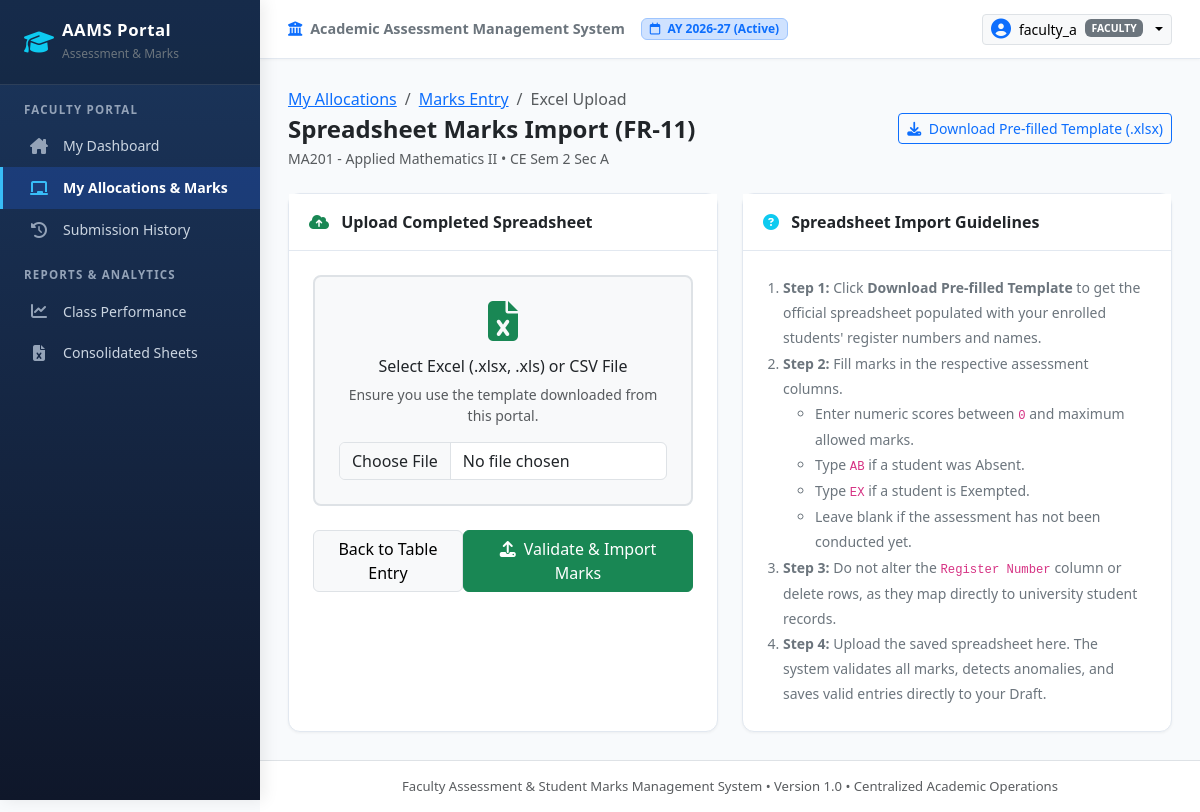
Before: /faculty/allocations/1/upload (signed in) with the older database file.
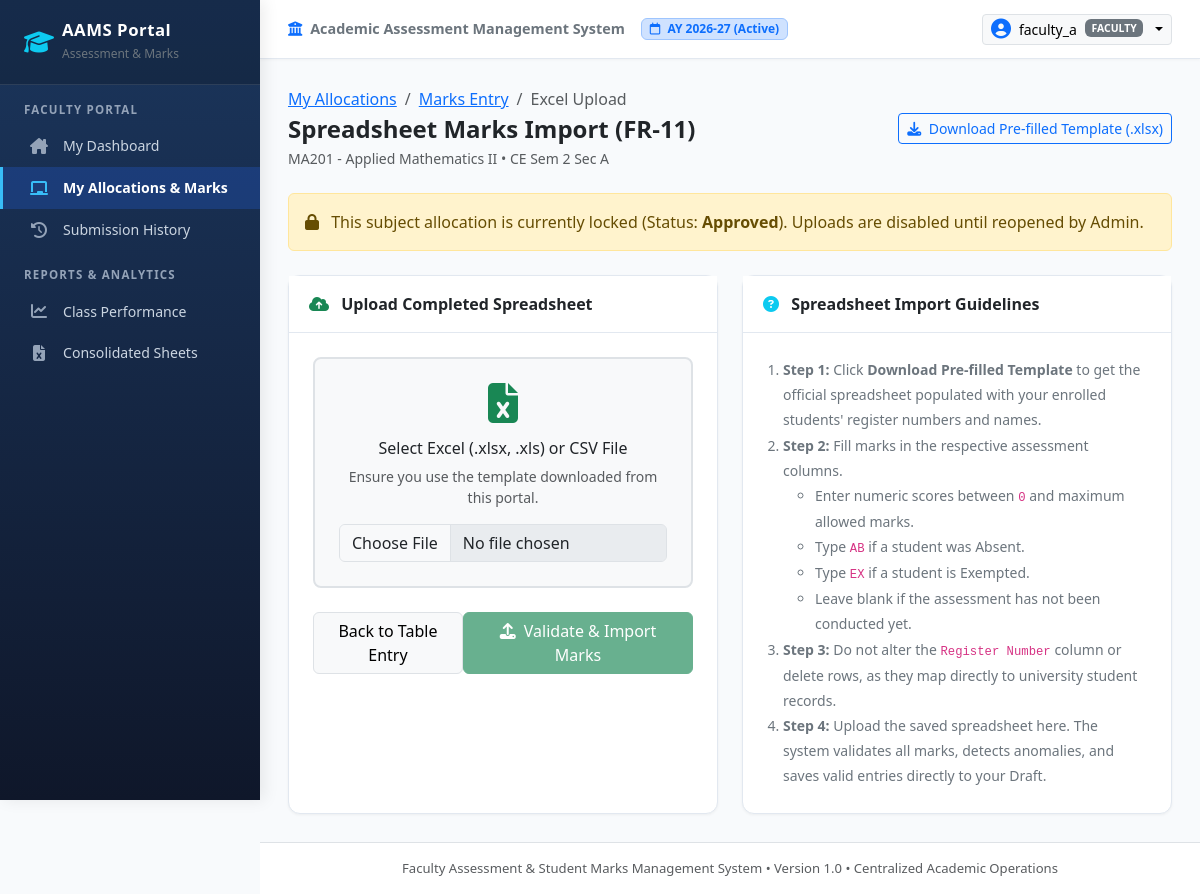
After: the same page with the newer database file.
### app/models/assessment.py (models this page shows, shortened)
class Submission(db.Model):
    __tablename__ = 'submissions'
    id = db.Column(db.Integer, primary_key=True)
    mapping_id = db.Column(db.Integer, db.ForeignKey('faculty_subject_mapping.id', ondelete='CASCADE'), nullable=False)
    assessment_id = db.Column(db.Integer, db.ForeignKey('assessments.id', ondelete='SET NULL'), nullable=True)  # None means all assessments for mapping
    submitted_by_id = db.Column(db.Integer, db.ForeignKey('users.id', ondelete='SET NULL'), nullable=True)
    status = db.Column(db.String(30), default='Draft', nullable=False)
    submission_date = db.Column(db.DateTime, nullable=True)
    reviewed_by_id = db.Column(db.Integer, db.ForeignKey('users.id', ondelete='SET NULL'), nullable=True)
    review_date = db.Column(db.DateTime, nullable=True)
    review_comments = db.Column(db.Text, nullable=True)
    created_at = db.Column(db.DateTime, default=datetime.utcnow)
    updated_at = db.Column(db.DateTime, default=datetime.utcnow, onupdate=datetime.utcnow)
    mapping = db.relationship('FacultySubjectMapping', back_populates='submissions')
    assessment = db.relationship('Assessment', back_populates='submissions')
    submitted_by = db.relationship('User', foreign_keys=[submitted_by_id])
    reviewed_by = db.relationship('User', foreign_keys=[reviewed_by_id])

### app/routes/faculty.py (the view, shortened to what this page needs)
@faculty_bp.route('/allocations/<int:mapping_id>/upload', methods=['GET', 'POST'])
@login_required
@faculty_required
def upload_marks(mapping_id):
    mapping = check_faculty_allocation(mapping_id)
    sub = Submission.query.filter_by(mapping_id=mapping.id).order_by(Submission.id.desc()).first()
    is_locked = sub is not None and sub.status in ['Submitted', 'Under Review', 'Approved']
    return render_template('faculty/excel_upload.html', mapping=mapping, is_locked=is_locked, submission=sub)

### app/models/user.py (called while the page is built)
    @property
    def is_admin(self):
        return self.role == 'admin'

    @property
    def is_faculty_role(self):
        return self.role == 'faculty'

### app/routes/faculty.py (called while the page is built)
def check_faculty_allocation(mapping_id):
    if not current_user.faculty_id:
        abort(403)
    mapping = FacultySubjectMapping.query.filter_by(
        id=mapping_id,
        faculty_id=current_user.faculty_id,
        status='Active'
    ).first()
    if not mapping:
        flash('Unauthorized: You are not assigned to this subject or section.', 'danger')
        abort(403)
    return mapping

### app/templates/faculty/excel_upload.html (shortened to what this page needs)
{% extends "base.html" %}
{% block content %}
<div class="d-flex justify-content-between align-items-center mb-4">
  <div>
    <nav aria-label="breadcrumb">
      <ol class="breadcrumb mb-1 small">
        <li class="breadcrumb-item"><a href="{{ url_for('faculty.my_allocations') }}">My Allocations</a></li>
        <li class="breadcrumb-item"><a href="{{ url_for('faculty.marks_entry', mapping_id=mapping.id) }}">Marks Entry</a></li>
        <li class="breadcrumb-item active">Excel Upload</li>
      </ol>
    </nav>
    <h4 class="fw-bold mb-1 text-dark">Spreadsheet Marks Import (FR-11)</h4>
    <p class="text-muted small mb-0">
      {{ mapping.subject.subject_code }} - {{ mapping.subject.subject_name }} &bull;
      {{ mapping.programme.code }} Sem {{ mapping.semester.number }} Sec {{ mapping.section.name }}
    </p>
  </div>
  <a href="{{ url_for('faculty.download_template', mapping_id=mapping.id) }}" class="btn btn-outline-primary btn-sm">
    <i class="fa-solid fa-download me-1"></i> Download Pre-filled Template (.xlsx)
  </a>
</div>
{% if is_locked %}
  <div class="alert alert-warning mb-4">
    <i class="fa-solid fa-lock me-2"></i> This subject allocation is currently locked (Status: <b>{{ submission.status }}</b>). Uploads are disabled until reopened by Admin.
  </div>
{% endif %}
<div class="row g-4">
  <div class="col-lg-6">
    <div class="card card-custom h-100">
      <div class="card-header-custom">
        <span class="fs-6"><i class="fa-solid fa-cloud-arrow-up text-success me-2"></i> Upload Completed Spreadsheet</span>
      </div>
      <div class="card-body p-4">
        <form method="POST" action="{{ url_for('faculty.upload_marks', mapping_id=mapping.id) }}" enctype="multipart/form-data">
          <div class="mb-4 text-center p-4 border border-2 border-dashed rounded-3 bg-light">
            <i class="fa-solid fa-file-excel text-success fs-1 mb-3"></i>
            <h6>Select Excel (.xlsx, .xls) or CSV File</h6>
            <p class="text-muted small mb-3">Ensure you use the template downloaded from this portal.</p>
            <input type="file" name="file" class="form-control" accept=".xlsx,.xls,.csv" required {% if is_locked %}disabled{% endif %}>
          </div>
          <div class="d-flex justify-content-between align-items-center">
            <a href="{{ url_for('faculty.marks_entry', mapping_id=mapping.id) }}" class="btn btn-light border">
              Back to Table Entry
            </a>
            <button type="submit" class="btn btn-success px-4" {% if is_locked %}disabled{% endif %}>
              <i class="fa-solid fa-upload me-1"></i> Validate & Import Marks
            </button>
          </div>
        </form>
      </div>
    </div>
  </div>
  <div class="col-lg-6">
    <div class="card card-custom h-100">
      <div class="card-header-custom">
        <span class="fs-6"><i class="fa-solid fa-circle-question text-info me-2"></i> Spreadsheet Import Guidelines</span>
      </div>
      <div class="card-body p-4">
        <ol class="small text-secondary ps-3 mb-0" style="line-height: 1.8;">
          <li><b>Step 1:</b> Click <b>Download Pre-filled Template</b> to get the official spreadsheet populated with your enrolled students' register numbers and names.</li>
          <li><b>Step 2:</b> Fill marks in the respective assessment columns.
            <ul>
              <li>Enter numeric scores between <code>0</code> and maximum allowed marks.</li>
              <li>Type <code>AB</code> if a student was Absent.</li>
              <li>Type <code>EX</code> if a student is Exempted.</li>
              <li>Leave blank if the assessment has not been conducted yet.</li>
            </ul>
          </li>
          <li><b>Step 3:</b> Do not alter the <code>Register Number</code> column or delete rows, as they map directly to university student records.</li>
          <li><b>Step 4:</b> Upload the saved spreadsheet here. The system validates all marks, detects anomalies, and saves valid entries directly to your Draft.</li>
        </ol>
      </div>
    </div>
  </div>
</div>
{% endblock %}

Changed rows visible on the page:
now on this page (row edited): Submission: status "Approved"
Other visible differences:
text now shown: "This subject allocation is currently locked (Status: ). Uploads are disabled until reopened by Admin."
